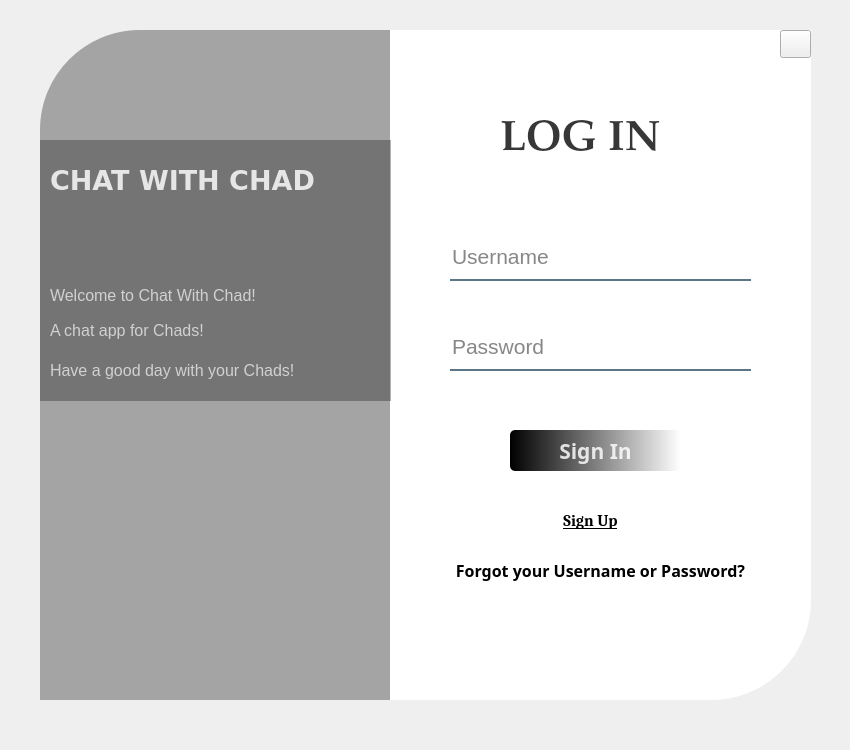
<?xml version="1.0" encoding="UTF-8"?>
<ui version="4.0">
 <class>LogIn</class>
 <widget class="QWidget" name="LogIn">
  <property name="geometry">
   <rect>
    <x>0</x>
    <y>0</y>
    <width>850</width>
    <height>750</height>
   </rect>
  </property>
  <property name="windowTitle">
   <string>Form</string>
  </property>
  <widget class="QWidget" name="widget" native="true">
   <property name="geometry">
    <rect>
     <x>40</x>
     <y>30</y>
     <width>771</width>
     <height>670</height>
    </rect>
   </property>
   <property name="font">
    <font>
     <pointsize>20</pointsize>
     <weight>75</weight>
     <bold>true</bold>
    </font>
   </property>
   <property name="styleSheet">
    <string notr="true">QPushButton#BtSignIn{
	background-color: qlineargradient(spread:pad, x1:0, y1:0, x2:1, y2:0, stop:0 rgba(0, 0, 0, 255), stop:1 rgba(255, 255, 255, 255));
	color: rgba(255,255,255,210);
	border-radius: 5px;
}
QPushButton#BtSignIn:hover{
	background-color: qlineargradient(spread:pad, x1:0, y1:0, x2:1, y2:0, stop:0 rgba(50, 0, 0, 255), stop:1 rgba(255, 255, 150, 255));
}
QPushButton#BtSignIn:pressed{
	padding-left: 5px;
	padding-top: 5px;
	background-color: gba(150,123,111,215);

}</string>
   </property>
   <widget class="QLabel" name="label">
    <property name="geometry">
     <rect>
      <x>0</x>
      <y>0</y>
      <width>361</width>
      <height>670</height>
     </rect>
    </property>
    <property name="font">
     <font>
      <pointsize>20</pointsize>
      <weight>75</weight>
      <bold>true</bold>
     </font>
    </property>
    <property name="styleSheet">
     <string notr="true">border-image: url(:/image/image/welcome.jpg);
border-top-left-radius: 100px;
background-color: rgba(0,0,0,80);</string>
    </property>
    <property name="text">
     <string/>
    </property>
   </widget>
   <widget class="QLabel" name="label_2">
    <property name="geometry">
     <rect>
      <x>350</x>
      <y>0</y>
      <width>421</width>
      <height>670</height>
     </rect>
    </property>
    <property name="font">
     <font>
      <pointsize>20</pointsize>
      <weight>75</weight>
      <bold>true</bold>
     </font>
    </property>
    <property name="styleSheet">
     <string notr="true">background-color: rgba(255,255,255,255);
border-bottom-right-radius: 100px;
</string>
    </property>
    <property name="text">
     <string/>
    </property>
   </widget>
   <widget class="QLabel" name="Title">
    <property name="geometry">
     <rect>
      <x>460</x>
      <y>80</y>
      <width>211</width>
      <height>61</height>
     </rect>
    </property>
    <property name="font">
     <font>
      <family>Palatino Linotype</family>
      <pointsize>32</pointsize>
      <weight>75</weight>
      <bold>true</bold>
     </font>
    </property>
    <property name="styleSheet">
     <string notr="true">background-color: rgba(255,255,255,255);
color: rgba(0,0,0,200);</string>
    </property>
    <property name="text">
     <string>LOG IN</string>
    </property>
   </widget>
   <widget class="QLineEdit" name="Username">
    <property name="geometry">
     <rect>
      <x>410</x>
      <y>210</y>
      <width>301</width>
      <height>41</height>
     </rect>
    </property>
    <property name="font">
     <font>
      <family>Microsoft Sans Serif</family>
      <pointsize>16</pointsize>
      <weight>50</weight>
      <bold>false</bold>
      <underline>false</underline>
     </font>
    </property>
    <property name="autoFillBackground">
     <bool>false</bool>
    </property>
    <property name="styleSheet">
     <string notr="true">background-color: rgba(0,0,0,0);
border: none;
border-bottom: 2px solid rgba(46,82,101,200);
color: rgba(0,0,0,240);
padding-bottom: 7px;
</string>
    </property>
    <property name="placeholderText">
     <string>Username</string>
    </property>
   </widget>
   <widget class="QLineEdit" name="Password">
    <property name="geometry">
     <rect>
      <x>410</x>
      <y>300</y>
      <width>301</width>
      <height>41</height>
     </rect>
    </property>
    <property name="font">
     <font>
      <family>Microsoft Sans Serif</family>
      <pointsize>16</pointsize>
      <weight>50</weight>
      <bold>false</bold>
      <underline>false</underline>
     </font>
    </property>
    <property name="autoFillBackground">
     <bool>false</bool>
    </property>
    <property name="styleSheet">
     <string notr="true">background-color: rgba(0,0,0,0);
border: none;
border-bottom: 2px solid rgba(46,82,101,200);
color: rgba(0,0,0,240);
padding-bottom: 7px;
</string>
    </property>
    <property name="echoMode">
     <enum>QLineEdit::Password</enum>
    </property>
    <property name="placeholderText">
     <string>Password</string>
    </property>
   </widget>
   <widget class="QPushButton" name="BtSignIn">
    <property name="geometry">
     <rect>
      <x>470</x>
      <y>400</y>
      <width>171</width>
      <height>41</height>
     </rect>
    </property>
    <property name="font">
     <font>
      <family>Segoe UI Black</family>
      <pointsize>16</pointsize>
      <weight>75</weight>
      <bold>true</bold>
     </font>
    </property>
    <property name="text">
     <string>Sign In</string>
    </property>
   </widget>
   <widget class="QPushButton" name="BtForgotPassword">
    <property name="geometry">
     <rect>
      <x>370</x>
      <y>520</y>
      <width>381</width>
      <height>41</height>
     </rect>
    </property>
    <property name="font">
     <font>
      <family>Segoe UI Black</family>
      <pointsize>12</pointsize>
      <weight>75</weight>
      <italic>false</italic>
      <bold>true</bold>
      <underline>false</underline>
     </font>
    </property>
    <property name="styleSheet">
     <string notr="true">border: none;</string>
    </property>
    <property name="text">
     <string>Forgot your Username or Password?</string>
    </property>
   </widget>
   <widget class="QPushButton" name="BtSignUp">
    <property name="geometry">
     <rect>
      <x>490</x>
      <y>470</y>
      <width>121</width>
      <height>41</height>
     </rect>
    </property>
    <property name="font">
     <font>
      <family>Cambria</family>
      <pointsize>12</pointsize>
      <weight>75</weight>
      <italic>false</italic>
      <bold>true</bold>
      <underline>true</underline>
     </font>
    </property>
    <property name="styleSheet">
     <string notr="true">border: none;</string>
    </property>
    <property name="text">
     <string>Sign Up</string>
    </property>
   </widget>
   <widget class="QLabel" name="label_3">
    <property name="geometry">
     <rect>
      <x>0</x>
      <y>110</y>
      <width>351</width>
      <height>261</height>
     </rect>
    </property>
    <property name="styleSheet">
     <string notr="true">background-color: rgba(0,0,0,75);</string>
    </property>
    <property name="text">
     <string/>
    </property>
   </widget>
   <widget class="QLabel" name="Txtnameapp">
    <property name="geometry">
     <rect>
      <x>10</x>
      <y>120</y>
      <width>341</width>
      <height>61</height>
     </rect>
    </property>
    <property name="font">
     <font>
      <family>Verdana</family>
      <pointsize>20</pointsize>
      <weight>75</weight>
      <bold>true</bold>
     </font>
    </property>
    <property name="styleSheet">
     <string notr="true">color: rgba(255,255,255,210);</string>
    </property>
    <property name="text">
     <string>CHAT WITH CHAD</string>
    </property>
    <property name="textFormat">
     <enum>Qt::AutoText</enum>
    </property>
    <property name="wordWrap">
     <bool>false</bool>
    </property>
   </widget>
   <widget class="QLabel" name="Txthello1">
    <property name="geometry">
     <rect>
      <x>10</x>
      <y>240</y>
      <width>331</width>
      <height>51</height>
     </rect>
    </property>
    <property name="font">
     <font>
      <family>Segoe UI</family>
      <pointsize>12</pointsize>
     </font>
    </property>
    <property name="styleSheet">
     <string notr="true">color: rgba(255,255,255,170);</string>
    </property>
    <property name="text">
     <string>Welcome to Chat With Chad!</string>
    </property>
   </widget>
   <widget class="QLabel" name="Txthello2">
    <property name="geometry">
     <rect>
      <x>10</x>
      <y>280</y>
      <width>331</width>
      <height>41</height>
     </rect>
    </property>
    <property name="font">
     <font>
      <pointsize>12</pointsize>
     </font>
    </property>
    <property name="styleSheet">
     <string notr="true">color: rgba(255,255,255,170);</string>
    </property>
    <property name="text">
     <string>A chat app for Chads!</string>
    </property>
   </widget>
   <widget class="QLabel" name="Txthello3">
    <property name="geometry">
     <rect>
      <x>10</x>
      <y>320</y>
      <width>331</width>
      <height>41</height>
     </rect>
    </property>
    <property name="font">
     <font>
      <pointsize>12</pointsize>
     </font>
    </property>
    <property name="styleSheet">
     <string notr="true">color: rgba(255,255,255,170);</string>
    </property>
    <property name="text">
     <string>Have a good day with your Chads!</string>
    </property>
   </widget>
   <widget class="QPushButton" name="BtExit">
    <property name="geometry">
     <rect>
      <x>740</x>
      <y>0</y>
      <width>31</width>
      <height>28</height>
     </rect>
    </property>
    <property name="styleSheet">
     <string notr="true">border-image: url(:/image/image/exit.png);</string>
    </property>
    <property name="text">
     <string/>
    </property>
   </widget>
  </widget>
 </widget>
 <resources>
  <include location="res.qrc"/>
 </resources>
 <connections/>
</ui>
